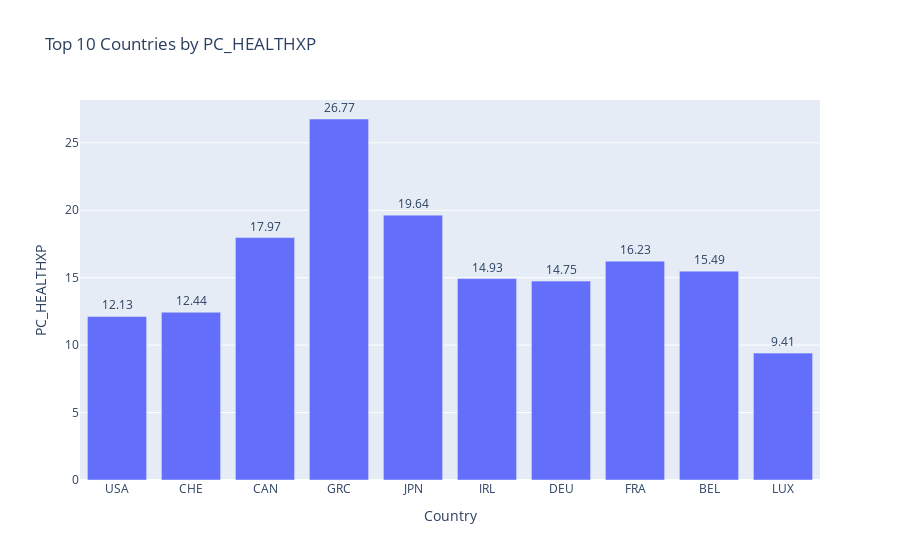

The code cell stored with this chart in its notebook:
### Code cell
import pandas as pd
import plotly.express as px
from ipywidgets import interact

# Filter data for years 2005 to 2015
filtered_data = df[(df['TIME'] >= 2005) & (df['TIME'] <= 2015)]

# Group by 'LOCATION' and calculate the mean for specific columns and sum for TOTAL_SPEND
aggregated_data = filtered_data.groupby('LOCATION').agg(
    PC_HEALTHXP=('PC_HEALTHXP', 'mean'),
    PC_GDP=('PC_GDP', 'mean'),
    USD_CAP=('USD_CAP', 'mean'),
    TOTAL_SPEND=('TOTAL_SPEND', 'sum')
)

# Sort by USD_CAP to get the top 10 countries
top_10 = aggregated_data.sort_values(by='USD_CAP', ascending=False).head(10).reset_index()

# Function to plot dynamic graphs
def plot_top_10(column='PC_HEALTHXP'):
    fig = px.bar(
        top_10,
        x='LOCATION',
        y=column,
        title=f'Top 10 Countries by {column}',
        labels={'LOCATION': 'Country', column: column},
        text=column
    )
    fig.update_traces(texttemplate='%{text:.2f}', textposition='outside')
    fig.update_layout(yaxis_title=column, xaxis_title='Country', showlegend=False)
    fig.show()

# Create an interactive widget for selecting columns
interact(plot_top_10, column=['PC_HEALTHXP', 'PC_GDP', 'USD_CAP', 'TOTAL_SPEND'])

### Figure 1 — Plotly figure (JSON) as saved in the notebook; plotly's stock layout.template omitted (floating-point values rounded to 4 significant figures)
{"data": [{"alignmentgroup": "True", "hovertemplate": "Country=%{x}<br>PC_HEALTHXP=%{text}<extra></extra>", "legendgroup": "", "marker": {"color": "#636efa", "pattern": {"shape": ""}}, "name": "", "offsetgroup": "", "orientation": "v", "showlegend": false, "text": [12.13, 12.44, 17.97, 26.77, 19.64, 14.93, 14.75, 16.23, 15.49, 9.408], "textposition": "outside", "texttemplate": "%{text:.2f}", "type": "bar", "x": ["USA", "CHE", "CAN", "GRC", "JPN", "IRL", "DEU", "FRA", "BEL", "LUX"], "xaxis": "x", "y": [12.13, 12.44, 17.97, 26.77, 19.64, 14.93, 14.75, 16.23, 15.49, 9.408], "yaxis": "y"}], "layout": {"barmode": "relative", "legend": {"tracegroupgap": 0}, "showlegend": false, "title": {"text": "Top 10 Countries by PC_HEALTHXP"}, "xaxis": {"anchor": "y", "domain": [0, 1], "title": {"text": "Country"}}, "yaxis": {"anchor": "x", "domain": [0, 1], "title": {"text": "PC_HEALTHXP"}}}}
